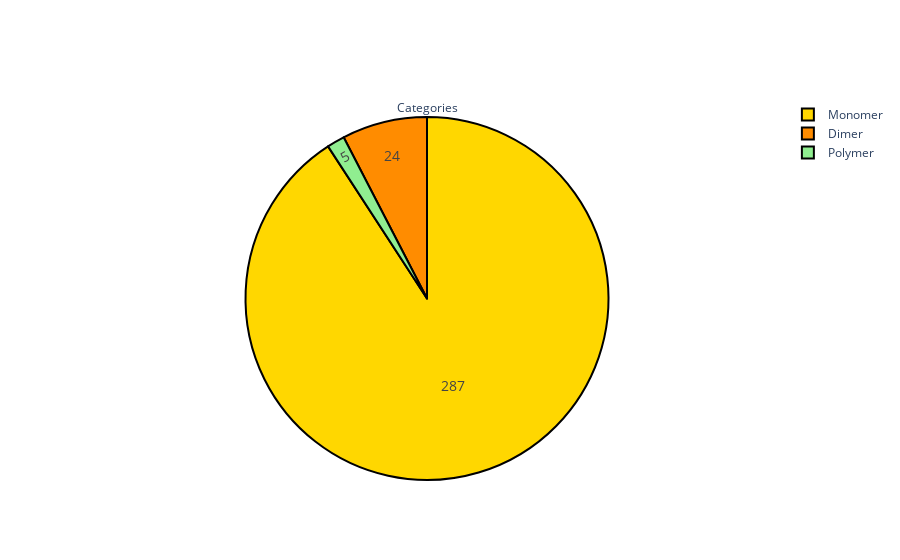

The cell this chart's notebook holds for it:
### Code cell
partycool_plots(df, False)

### Figure 1 — Plotly figure (JSON) as saved in the notebook; plotly's stock layout.template omitted (floating-point values rounded to 4 significant figures)
{"data": [{"hoverinfo": "label+percent", "labels": ["Monomer", "Dimer", "Polymer"], "marker": {"colors": ["gold", "darkorange", "lightgreen"], "line": {"color": "#000000", "width": 2}}, "textfont": {"size": 14}, "textinfo": "value", "title": {"text": "Categories"}, "type": "pie", "values": [287, 24, 5]}], "layout": {}}
